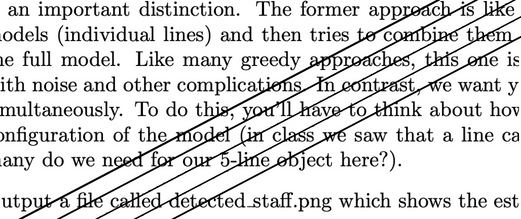
#> input picture Optical Music Recognition/part1/sample-input.png, 521 x 219 px
$ python staff_finder.py sample-input.png
#> lines starting #> are read from the running program, lines starting #| are printed output that depends on the picture; after the words box and inside, x2 and y2 are one past the last pixel; in counts of white or black regions, pixels touching at a corner belong together
#> further down, image is the input picture: PIL image 521x219 L; min 0, max 255, mean 216.3
from PIL import Image
from PIL import ImageFilter
import sys
import numpy as np
import math

#Generates hough space for an input
# [62 lines left out: functions gen_hough_space, hough_space_sample, not called in this run]

#Detects one staff in the image
def hough_transform(image, num):
#> called with num = 1
    h = image.height
#> h = 219
    w = image.width
#> w = 521

    #Edge Detection Using Pillow: https://stackoverflow.com/questions/9319767/image-outline-using-python-pil
    img = image.filter(ImageFilter.MinFilter(3))
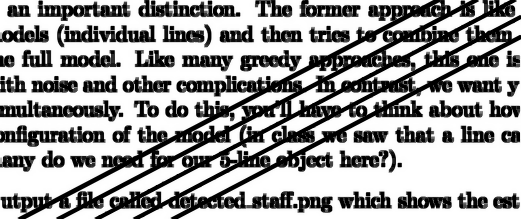
#> img: PIL image 521x219 L; min 0, max 255, mean 161.9
    img = img.filter(ImageFilter.SMOOTH)
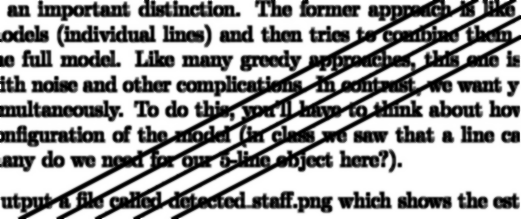
#> img: PIL image 521x219 L; min 0, max 255, mean 161.9
    img = img.convert("L")
    threshold = 150
    img = img.point(lambda i: i < threshold and 255)
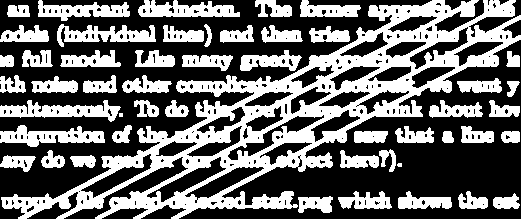
#> img: PIL image 521x219 L; 40.9% white; 50 white regions (2 under 20 px), largest, box (x1, y1, x2, y2) and area: (1, 0, 521, 219) 24587, (0, 100, 121, 122) 1324, (0, 125, 105, 147) 1243
    #Edge Detection Complete

    #Calculate diagonal length to get range of r (row) values
    diagonal_len = math.ceil(math.sqrt((h**2) + (w**2)))
#> diagonal_len = 566
    r = {}
    r_vals = []
    index = 0
    for i in range(-diagonal_len,diagonal_len+1):
        r[i] = index
        r_vals.append(i)
        index += 1
#> after the loop, index = 1133; r_vals = 1133 values from -566 to 566

    #Calculate sin and cos for values of theta in range -90 to 90 degrees
    theta = []
    cos_theta = []
    sin_theta = []
    theta_lim = 90
    for i in range(-theta_lim,theta_lim+1):
        rad = math.radians(i)
        theta.append(rad)
        cos_theta.append(math.cos(rad))
        sin_theta.append(math.sin(rad))

    #Create accumulator with 0 values
    accumulator = [[0]*len(theta) for i in range(len(r))]

    #Vote for each pixel in the accumulator for each value of theta
    for x in range(w):
        for y in range(h):
            if img.getpixel((x,y)) > 0:
                for i in range(len(theta)):
                    r_calc = round((x*cos_theta[i]) + (y*sin_theta[i]))
                    if r_calc in r:
                        r_index = r[r_calc]
                        accumulator[r_index][i] += 1

    #Find the r, theta (best line) with the maximum votes
    max_votes = 0
    best_r_index = 0
    best_theta_index = 0
    for row in range(len(accumulator)):
        for col in range(len(accumulator[0])):
            if accumulator[row][col] > max_votes:
                max_votes = accumulator[row][col]
                best_r_index = row
                best_theta_index = col
#> after the loop, best_r_index = 770; best_theta_index = 152; max_votes = 468

    #Get the column associated with theta which had max votes
    #Here since the lines are parallel, they will all be on the same theta,
    #as that of the best line
    best_theta_col = []
    for row in range(len(accumulator)):
        best_theta_col.append(accumulator[row][best_theta_index])

    #Avoid pixels around the best line
    nearest_seen = set()
    nearest_seen.add(best_r_index)
    nearest_seen.add(best_r_index-1)
    nearest_seen.add(best_r_index-2)
    nearest_seen.add(best_r_index+1)
    nearest_seen.add(best_r_index+2)

    #Search for second best line in the same theta column close to the best line (within 20 pixels)
    r_range_lower = best_r_index - 20
#> r_range_lower = 750
    if r_range_lower < 0:
        r_range_lower = 0
    r_range_higher = best_r_index + 21
#> r_range_higher = 791
    if r_range_higher >= len(best_theta_col):
        r_range_higher = len(best_theta_col)

    second_best_r_index = 0
    second_best_max_votes = 0
    for i in range(r_range_lower, r_range_higher):
        if best_theta_col[i] > second_best_max_votes and not i in nearest_seen:
            second_best_max_votes = best_theta_col[i]
            second_best_r_index = i
#> after the loop, second_best_max_votes = 467; second_best_r_index = 788

    #Using the 2 lines find the distance between them (Since lines are equidistant)
    r_range_lower = best_r_index - abs(best_r_index-second_best_r_index)*5
#> r_range_lower = 680
    if r_range_lower < 0:
        r_range_lower = 0
    r_range_higher = best_r_index + abs(best_r_index-second_best_r_index)*5 + 1
    if r_range_higher >= len(best_theta_col):
        r_range_higher = len(best_theta_col)

    #Find the 5 best lines which are parallel (same theta) and equidistant,
    #Based on the distance we calculated before
    seen = set()
    staff = []
    limit = num*5
    for count in range(limit):
        best_r_index_temp = 0
        max_votes = 0
        for i in range(r_range_lower, r_range_higher):
            if best_theta_col[i] > max_votes and not i in seen:
                max_votes = best_theta_col[i]
                best_r_index_temp = i
        seen.add(best_r_index_temp)
        seen.add(best_r_index_temp+1)
        seen.add(best_r_index_temp-1)
        seen.add(best_r_index_temp+2)
        seen.add(best_r_index_temp-2)

        staff.append((best_r_index_temp,best_theta_index))

    #Once we have 5 pairs of r, theta for the 5 lines, highlight them
    color_im = image.convert("RGB")
    for stave in staff:
        for x in range(w):
            for y in range(h):
                if r_vals[stave[0]] == round((x*cos_theta[stave[1]]) + (y*sin_theta[stave[1]])):
                    (R,G,B) = (255,0,0)
                    color_im.putpixel((x,y), (R,G,B))
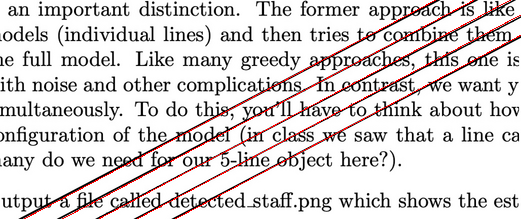
#> color_im: PIL image 521x219 RGB; mean R, G, B 219.5, 214.5, 214.5

    color_im.save("detected_staff.png")

#Modified hough transform code for line detection in part 2
# [113 lines left out: function hough_transform_part2, not called in this run]

#Given a line r, theta this function checks whether a point x,y is on it or not
def check_point_line(x, y, r, theta):
    if r == round((x*math.cos(theta)) + (y*math.sin(theta))):
        return True

if __name__ == '__main__':

    if(len(sys.argv) < 2):
        raise Exception("error: please give an input image name as a parameter, like this: \n"
                     "python3 staff_finder.py input.jpg")

    image_name = sys.argv[1]
    image = Image.open(image_name)

    hough_transform(image, 1)
